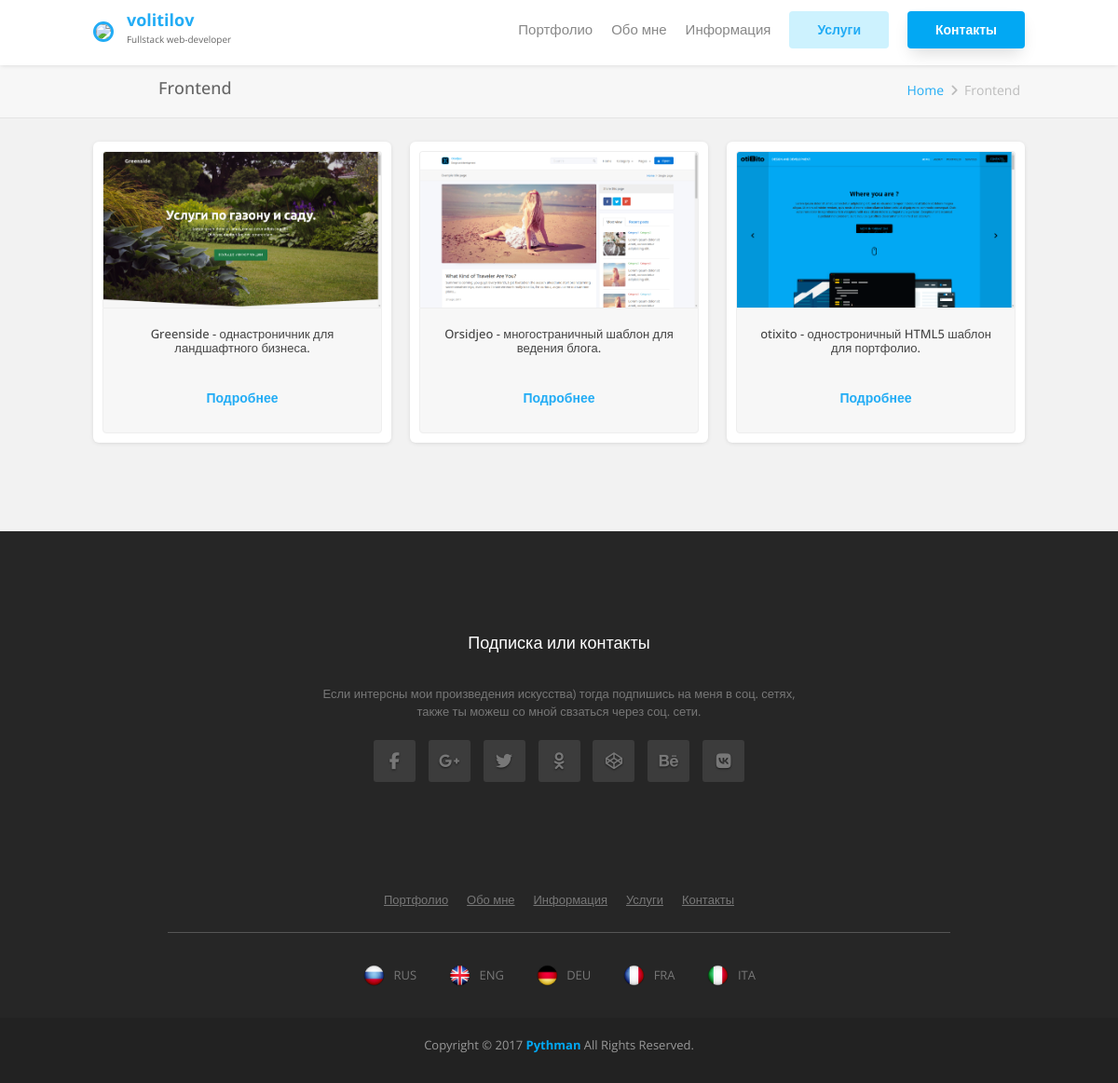
Page /frontend on the committed database.
### my_site/models.py (models this page shows, shortened)
class PortfolioItem(models.Model):
	class Meta():
		verbose_name = 'Работа'
		verbose_name_plural = 'Работы'
	category = models.ManyToManyField(Category, verbose_name='Категория(и):')
	title = models.CharField(max_length=200, verbose_name='Название:')
	description = models.TextField(verbose_name='Описание:')
	img_small = models.ImageField(upload_to='portfolio/%d-%m-%Y', verbose_name='Мал. изображение:')
	img_big = models.ImageField(upload_to='portfolio/%d-%m-%Y', verbose_name='Бол. изображение:')
	project_url = models.URLField(max_length=200, verbose_name='Ссылка проекта:')
	download = models.URLField(max_length=300, verbose_name='Ссылка скачки:')
	created_date = models.DateTimeField(default=timezone.now, verbose_name='Дата создания:')
	published_date = models.DateTimeField(blank=True, null=True, verbose_name='Дата публикации:')
	likes = models.IntegerField(default=0, verbose_name='Кол. лайков:')
	previews = models.IntegerField(default=0, verbose_name='Кол. просмотров:')

### my_site/views.py (the view)
# urls.py: url(r'^frontend$', views.frontend_page, name='frontend'),
def frontend_page(request):
    return render(request, 'pages/frontend.html', {
        'title': 'Portfolio frontend page',
        'works': PortfolioItem.objects.all()
    })

### my_site/templates/pages/frontend.html
{% extends 'base.html' %}
{% load staticfiles %}
{% block content %}
	<nav class="col-xs-12 page-header">
		<h4>Frontend</h4>
		<ul class="site-breadcrumbs">
			<li><a href="/">Home</a></li>
			<li><i class="fa fa-angle-right"></i></li>
			<li>Frontend</li>
		</ul>
	</nav>
	<section class="col-xs-12 home">
		<article>
			<ul>
                {% for w in works %}
                    {% include 'components/_portfolio-item.html' %}
                {% endfor %}
			</ul>
		</article>
	</section>
{% endblock %}

### my_site/templates/components/_portfolio-item.html
<li class="col-xs-12 col-sm-6 col-md-4 portfolio-item">
	<div class="col-xs-12 wraper">
		<figure>
			<a href="{% url 'work' pk=w.pk %}" title="look {{ w.title }}" rel="bookmark">
				<img src="{{ w.img_small.url }}"/>
			</a>
			<figcaption>
				<h2>{{ w.title }}</h2>
				<a class="btn" href="{% url 'work' pk=w.pk %}" title="look {{ w.title }}" rel="bookmark">Подробнее</a>
			</figcaption>
		</figure>
	</div>
</li>

### my_site/static/css/components/page-header.css (style rules this page uses)
.page-header { margin: 0; padding: 5px 30px; background: #f7f7f7; border-bottom: 1px solid #e4e4e4; }
.page-header h4 { margin: 10px 0 0; padding: 0; font-weight: 500; color: #666; }
.page-header li { margin-left: 3px; display: inline-block; }
.page-header .site-breadcrumbs { text-align: left; color: #bcbcbc; font-weight: 400; font-size: 14px }
@media (min-width: 768px) { .page-header { padding-left: 40px; padding-right: 40px; } }
@media (min-width: 984px) { .page-header { padding-left: 120px; padding-right: 45px; } }
@media (min-width: 984px) { .page-header .site-breadcrumbs { text-align: right; margin-top: -18px } }
@media (min-width: 1068px) { .page-header { padding-left: 170px; padding-right: 105px } }

### my_site/static/css/components/portfolio-item.css (style rules this page uses)
.portfolio-item { padding: 10px; margin-bottom: 20px; }
.portfolio-item img { border-top-right-radius: 4px; border-top-left-radius: 4px; border: 1px solid #eee; border-bottom: 0; display: block; width: 100%; box-shadow: #000 0 0 0; }
.portfolio-item figcaption { text-align: center; background: #f7f7f7; border-bottom-right-radius: 4px; border-bottom-left-radius: 4px; border: 1px solid #eee; padding: 15px; }
.portfolio-item figcaption h2 { font-size: 13px; margin: 5px 0 25px; font-weight: 500; color: #444; }
.portfolio-item figure a { display: block; }

### my_site/static/css/pages/home.css (style rules this page uses)
.home { padding: 10px; }
.home ul { overflow: hidden; }
@media (min-width: 1068px) { .home { padding: 90px; padding-top: 0px; padding-bottom: 50px; } }
article { overflow: hidden; }

### my_site/templates/base.html (style rules this page uses)
.col-xs-1, .col-sm-1, .col-md-1, .col-lg-1, .col-xs-2, .col-sm-2, .col-md-2, .col-lg-2, .col-xs-3, .col-sm-3, .col-md-3, .col-lg-3, .col-xs-4, .col-sm-4, .col-md-4, .col-lg-4, .col-xs-5, .col-sm-5, .col-md-5, .col-lg-5, .col-xs-6, .col-sm-6, .col-md-6, .col-lg-6, .col-xs-7, .col-sm-7, .col-md-7, .col-lg-7, .col-xs-8, .col-sm-8, .col-md-8, .col-lg-8, .col-xs-9, .col-sm-9, .col-md-9, .col-lg-9, .col-xs-10, .col-sm-10, .col-md-10, .col-lg-10, .col-xs-11, .col-sm-11, .col-md-11, .col-lg-11, .col-xs-12, .col-sm-12, .col-md-12, .col-lg-12 { position:relative;min-height:1px;padding-left:15px;padding-right:15px }
.col-xs-1, .col-xs-2, .col-xs-3, .col-xs-4, .col-xs-5, .col-xs-6, .col-xs-7, .col-xs-8, .col-xs-9, .col-xs-10, .col-xs-11, .col-xs-12 { float:left }
.col-xs-12 { width:100% }
@media (min-width:768px) { .col-sm-1, .col-sm-2, .col-sm-3, .col-sm-4, .col-sm-5, .col-sm-6, .col-sm-7, .col-sm-8, .col-sm-9, .col-sm-10, .col-sm-11, .col-sm-12 { float:left } }
@media (min-width:768px) { .col-sm-6 { width:50% } }
@media (min-width:992px) { .col-md-1, .col-md-2, .col-md-3, .col-md-4, .col-md-5, .col-md-6, .col-md-7, .col-md-8, .col-md-9, .col-md-10, .col-md-11, .col-md-12 { float:left } }
@media (min-width:992px) { .col-md-4 { width:33.33333333% } }

### rows in the picture
PortfolioItem: img_small (picture), title "Greenside - однастроничник для ландшафтного бизнеса."
PortfolioItem: img_small (picture), title "Orsidjeo - многостраничный шаблон для ведения блога."
PortfolioItem: img_small (picture), title "otixito - одностроничный HTML5 шаблон для портфолио."
